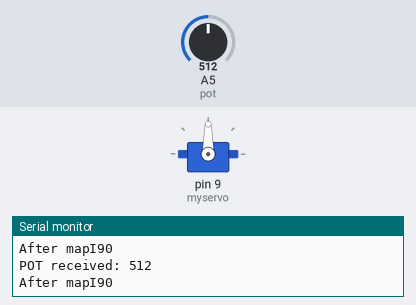
Recording of a sketch running on a simulated Arduino Uno, built with avr-gcc and run on an emulated ATmega328P. On the bench: servo, the last lines printed to the serial monitor. The inputs (shaded band) are chosen by the test bench; at power-on: A5 (pot) = 512.

Above: at 1.2 s.
1.3 s: A5 (pot) set to 556
At 2.3 s:
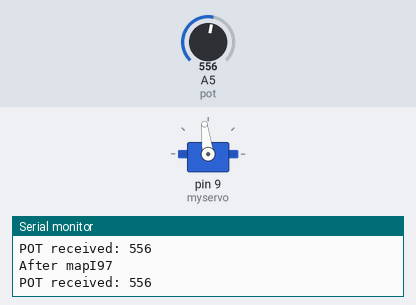
4.3 s: A5 (pot) set to 575
At 5.3 s:
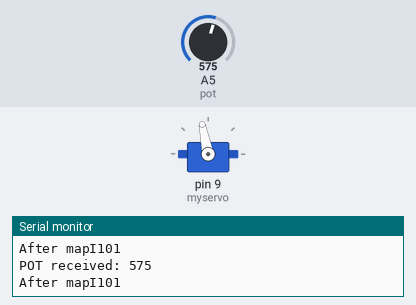
5.8 s: A5 (pot) set to 306
At 7.0 s:
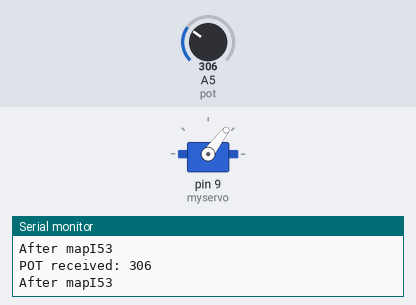
7.3 s: A5 (pot) set to 110
At 8.5 s:
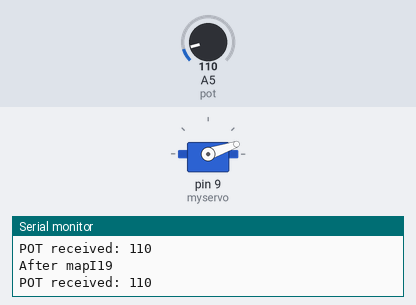
8.8 s: A5 (pot) set to 89
At 10.1 s:
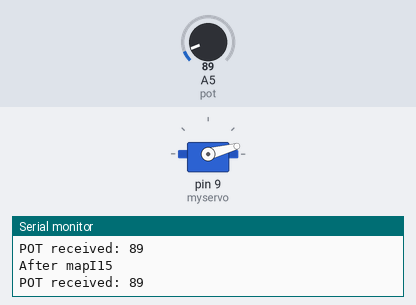
11.8 s: A5 (pot) set to 122
At 12.2 s:
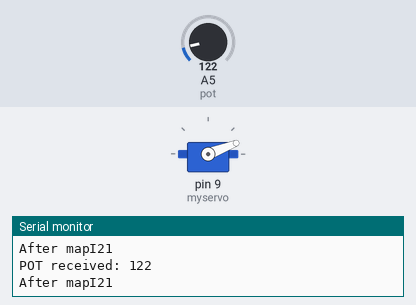
Timing chart, 0 to 14.3 s (numbered marks = the images above; inputs shaded):
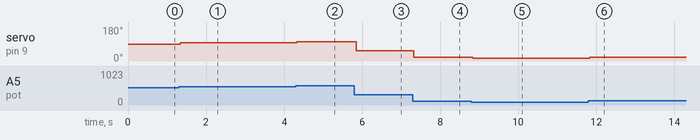

Measured:
- after the input at 1.3 s, servo on pin 9 (myservo): 90° → 97° at once
- after the input at 4.3 s, servo on pin 9 (myservo): 97° → 101° at once
- after the input at 5.8 s, servo on pin 9 (myservo): 101° → 53° after 0.05 s
- after the input at 7.3 s, servo on pin 9 (myservo): 53° → 19° at once
- after the input at 8.8 s, servo on pin 9 (myservo): 19° → 15° at once
- after the input at 11.8 s, servo on pin 9 (myservo): 15° → 21° at once

The sketch:

Servo.ino
```cpp
#include <Servo.h>
#define pot 5
Servo myservo;  // create servo object to control a servo
void setup() {
  myservo.attach(9);  // attaches the servo on pin 9 to the servo object
  Serial.begin(9600);
}
void loop() {
  int val = analogRead(pot);  // reads the value of the potentiometer
  Serial.print("POT received: ");
  Serial.println(val, DEC);
    val = map(val, 0, 1023, 0, 180);  // scale it to use it with the servo
  Serial.print("After mapI");
  Serial.println(val, DEC);
  myservo.write(val);  // sets the servo position
  delay(15);           // waits for the servo to get there
}
```
